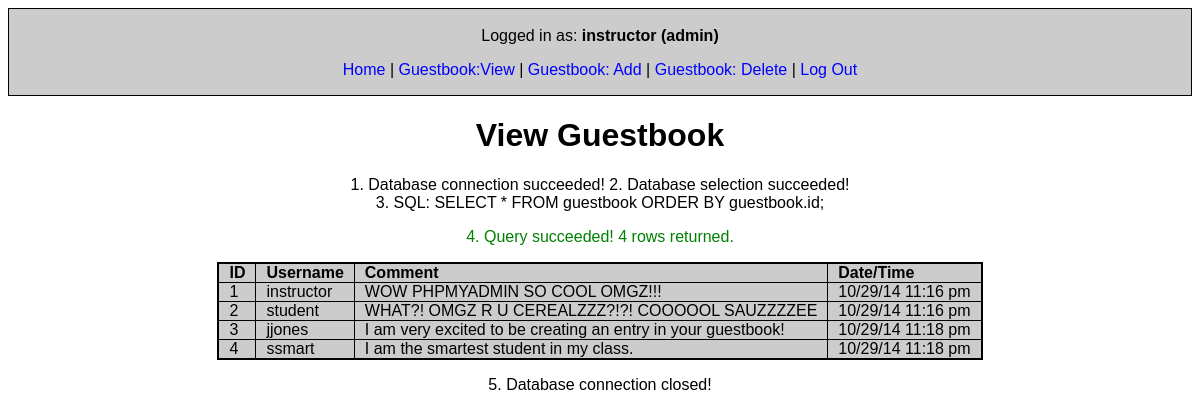
Screenshot of /guestbook_view.php (signed in) with the database file from the repository.
### tables this page shows
CREATE TABLE IF NOT EXISTS `guestbook` (
`id` int(4) NOT NULL,
  `username` varchar(30) NOT NULL,
  `comment` text NOT NULL,
  `datetime` timestamp NOT NULL DEFAULT CURRENT_TIMESTAMP ON UPDATE CURRENT_TIMESTAMP
);

### login_check.php (called while the page is built, shortened)
<?php
include_once "includes/html_top.php";
include_once "includes/php_header.php";
include_once "includes/html_header.php";
?>

### includes/php_header.php (called while the page is built, shortened)
<?php
$styles_path = "styles";
$styles_page = "home.css";
$styles_2_page = "contact.css";
$link_1_page = "home.php";
$link_1_text = "Home";
$link_2_page = "guestbook_view.php";
$link_2_text = "Guestbook:View";
$link_3_page = "guestbook_add.php";
$link_3_text = "Guestbook: Add";
$link_4_page = "guestbook_delete.php";
$link_4_text = "Guestbook: Delete";
$link_5_page = "logout.php";
$link_5_text = "Log Out";
?>

### guestbook_view.php (the view, shortened to what this page needs)
<?php
include_once "includes/html_top.php";
include_once("login_check.php");
include_once "includes/php_header.php";
$heading = "View Guestbook";
include_once "includes/html_header.php";
echo "<h1>" . $heading . "</h1>";
include_once "includes/connection.php";
$sql="SELECT *"
. " FROM guestbook"
. " ORDER BY guestbook.id;";
echo "<br>3. SQL: " . $sql . "<br>";
$result=mysql_query($sql);
if (!$result) {
     die("<p style='color:red;'>4. ERROR: Query failed: " . mysql_error() . "</p>");
}
else {
     echo "<p style='color:green;'>4. Query succeeded! " . mysql_num_rows($result) . " rows returned.";
}
echo "<table class='shade viewTable'>";
echo "<tr>";
echo "<th>ID</th><th>Username</th><th>Comment</th><th>Date/Time</th>";
echo "</tr>";
while($rows=mysql_fetch_array($result)){
	 $mydate = $rows['datetime'];
	 $rows['datetime'] = date('m/d/y h:i a', strtotime($mydate));
     echo "<tr>";
     echo "<td>" . $rows['id'] . "</td>";
     echo "<td>" . $rows['username'] . "</td>";
     echo "<td>" . $rows['comment'] . "</td>";
     echo "<td>" . $rows['datetime'] . "</td>";
     echo "</tr>";
}
echo "</table>";
include_once "includes/footer.php";
?>

### includes/html_top.php (shortened to what this page needs)
<!DOCTYPE html>
<html>
<head>

### includes/html_header.php (shortened to what this page needs)
<link rel = "stylesheet" href = "<?php echo $styles_path . '/' . $styles_page; ?>">
<link rel = "stylesheet" href = "<?php echo $styles_path . '/' . $styles_2_page; ?>">
</head>
<body>
<?php
$file_name = basename($_SERVER["SCRIPT_NAME"]);
if ((strpos($file_name, "login") == false) && isset($_SESSION["loggedin"])){
	echo "<div class = 'shade'>";
	echo "<br />";
    echo "Logged in as: <strong> {$_SESSION["username"]} ({$_SESSION["permissions"]}) </strong>";
	echo "<p>";
	echo "<a href= '{$link_1_page}'> {$link_1_text} </a> | ";
	echo "<a href= '{$link_2_page}'> {$link_2_text} </a> | ";
	echo "<a href= '{$link_3_page}'> {$link_3_text} </a> | ";
	if($_SESSION["permissions"]=="admin"){
	echo "<a href= '{$link_4_page}'> {$link_4_text} </a> | ";
	}
	echo "<a href= '{$link_5_page}'> {$link_5_text} </a>";
	echo "</p>";
	echo "</div>";
}
?>

### includes/connection.php (shortened to what this page needs)
<?php
$connection = mysql_connect(DB_SERVER, DB_USER, DB_PASS);
if(!isset($connection)) {
	 die("1. Database connection failed: " . mysql_error());
	 }
else {
	 echo "1. Database connection succeeded!";
}
$db_select = mysql_select_db(DB_NAME, $connection);
if(!isset($db_select)) {
	 die(" 2. Database selection failed: " . mysql_error());
   }
else {
	 echo " 2. Database selection succeeded!";
}
?>

### includes/footer.php (shortened to what this page needs)
<?php
if(isset($connection)) {
echo "<p>5. Database connection closed!</p>";
}
else {
echo "<br />5. No database connection to close.";
}
?>
</body>
</html>

### styles/home.css (style rules this page uses)
body { font: 100% Verdana, Arial, Helvetica, sans-serif; text-align: center; }
table { border: thin #000000 solid; margin-left: auto; margin-right: auto; }
td, th { text-align: left; padding: 0 10px 0 10px; }
th { font-weight: bold; }
.shade { background-color: #cccccc; border: solid thin #000; }
a:link { color: #00f; text-decoration: none; }

### styles/contact.css (style rules this page uses)
table { margin-left: auto; margin-right: auto; border-collapse: collapse; }
td, th { border: 1px solid #000; }
.shade { border: 1px solid black; border-collapse: collapse; text-align: center; background-color: #cccccc; margin-left: auto; margin-right: auto; }
.viewTable { border: 2px solid black; background-color: #cccccc; }

### rows the page displays
guestbook: id "1", username "instructor", comment "WOW PHPMYADMIN SO COOL OMGZ!!!", datetime "10/29/14 11:16 pm"
guestbook: id "2", username "student", comment "WHAT?! OMGZ R U CEREALZZZ?!?! COOOOOL SAUZZZZEE", datetime "10/29/14 11:16 pm"
guestbook: id "3", username "jjones", comment "I am very excited to be creating an entry in your guestbook!", datetime "10/29/14 11:18 pm"
guestbook: id "4", username "ssmart", comment "I am the smartest student in my class.", datetime "10/29/14 11:18 pm"

### other values shown
$_SESSION["username"] "instructor"
$_SESSION["permissions"] "admin"
$link_1_text "Home"
$link_2_text "Guestbook:View"
$link_3_text "Guestbook: Add"
$link_4_text "Guestbook: Delete"
$link_5_text "Log Out"
$heading "View Guestbook"
$sql "SELECT * FROM guestbook ORDER BY guestbook.id;"
mysql_num_rows($result) "4"
